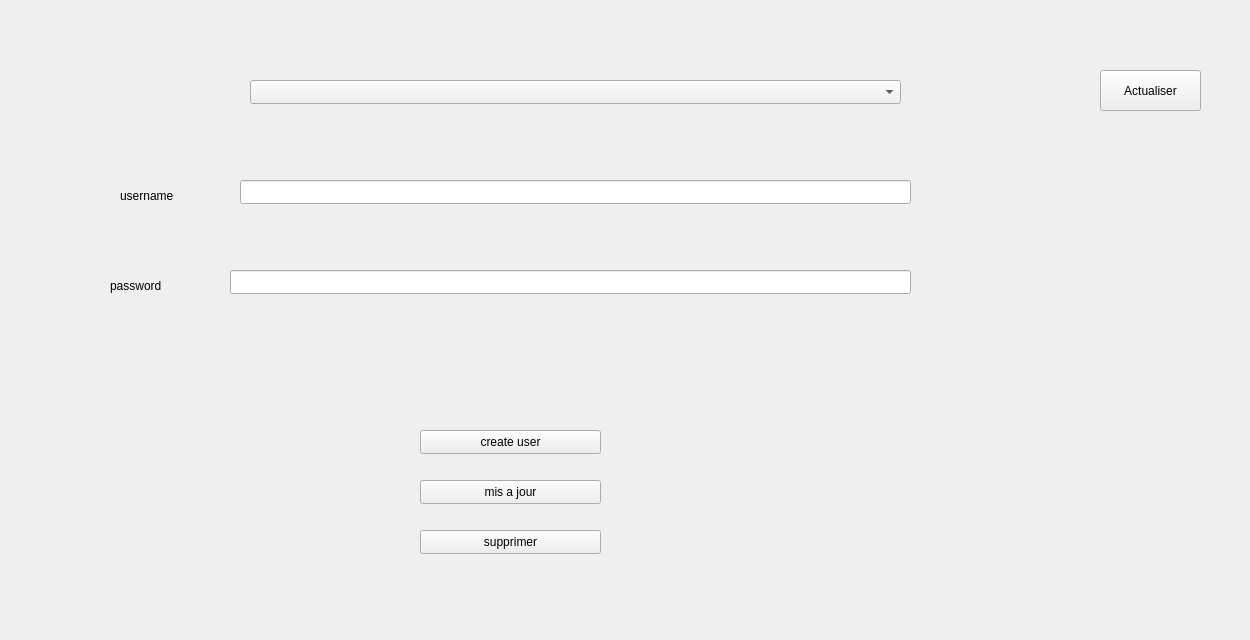
<?xml version="1.0" encoding="UTF-8"?>
<ui version="4.0">
 <class>userManagement</class>
 <widget class="QWidget" name="userManagement">
  <property name="geometry">
   <rect>
    <x>0</x>
    <y>0</y>
    <width>1250</width>
    <height>640</height>
   </rect>
  </property>
  <property name="windowTitle">
   <string>Form</string>
  </property>
  <widget class="QPushButton" name="refreshBtn">
   <property name="geometry">
    <rect>
     <x>1100</x>
     <y>70</y>
     <width>101</width>
     <height>41</height>
    </rect>
   </property>
   <property name="text">
    <string>Actualiser</string>
   </property>
  </widget>
  <widget class="QComboBox" name="comboBox">
   <property name="geometry">
    <rect>
     <x>250</x>
     <y>80</y>
     <width>651</width>
     <height>24</height>
    </rect>
   </property>
  </widget>
  <widget class="QLineEdit" name="username">
   <property name="geometry">
    <rect>
     <x>240</x>
     <y>180</y>
     <width>671</width>
     <height>24</height>
    </rect>
   </property>
  </widget>
  <widget class="QLineEdit" name="password">
   <property name="geometry">
    <rect>
     <x>230</x>
     <y>270</y>
     <width>681</width>
     <height>24</height>
    </rect>
   </property>
  </widget>
  <widget class="QLabel" name="label">
   <property name="geometry">
    <rect>
     <x>120</x>
     <y>185</y>
     <width>71</width>
     <height>21</height>
    </rect>
   </property>
   <property name="text">
    <string>username</string>
   </property>
  </widget>
  <widget class="QLabel" name="label_2">
   <property name="geometry">
    <rect>
     <x>110</x>
     <y>275</y>
     <width>81</width>
     <height>21</height>
    </rect>
   </property>
   <property name="text">
    <string>password</string>
   </property>
  </widget>
  <widget class="QPushButton" name="createBtn">
   <property name="geometry">
    <rect>
     <x>420</x>
     <y>430</y>
     <width>181</width>
     <height>24</height>
    </rect>
   </property>
   <property name="text">
    <string>create user</string>
   </property>
  </widget>
  <widget class="QPushButton" name="UpdateBtn">
   <property name="geometry">
    <rect>
     <x>420</x>
     <y>480</y>
     <width>181</width>
     <height>24</height>
    </rect>
   </property>
   <property name="text">
    <string>mis a jour</string>
   </property>
  </widget>
  <widget class="QPushButton" name="deleteBtn">
   <property name="geometry">
    <rect>
     <x>420</x>
     <y>530</y>
     <width>181</width>
     <height>24</height>
    </rect>
   </property>
   <property name="text">
    <string>supprimer</string>
   </property>
  </widget>
 </widget>
 <resources/>
 <connections/>
</ui>
